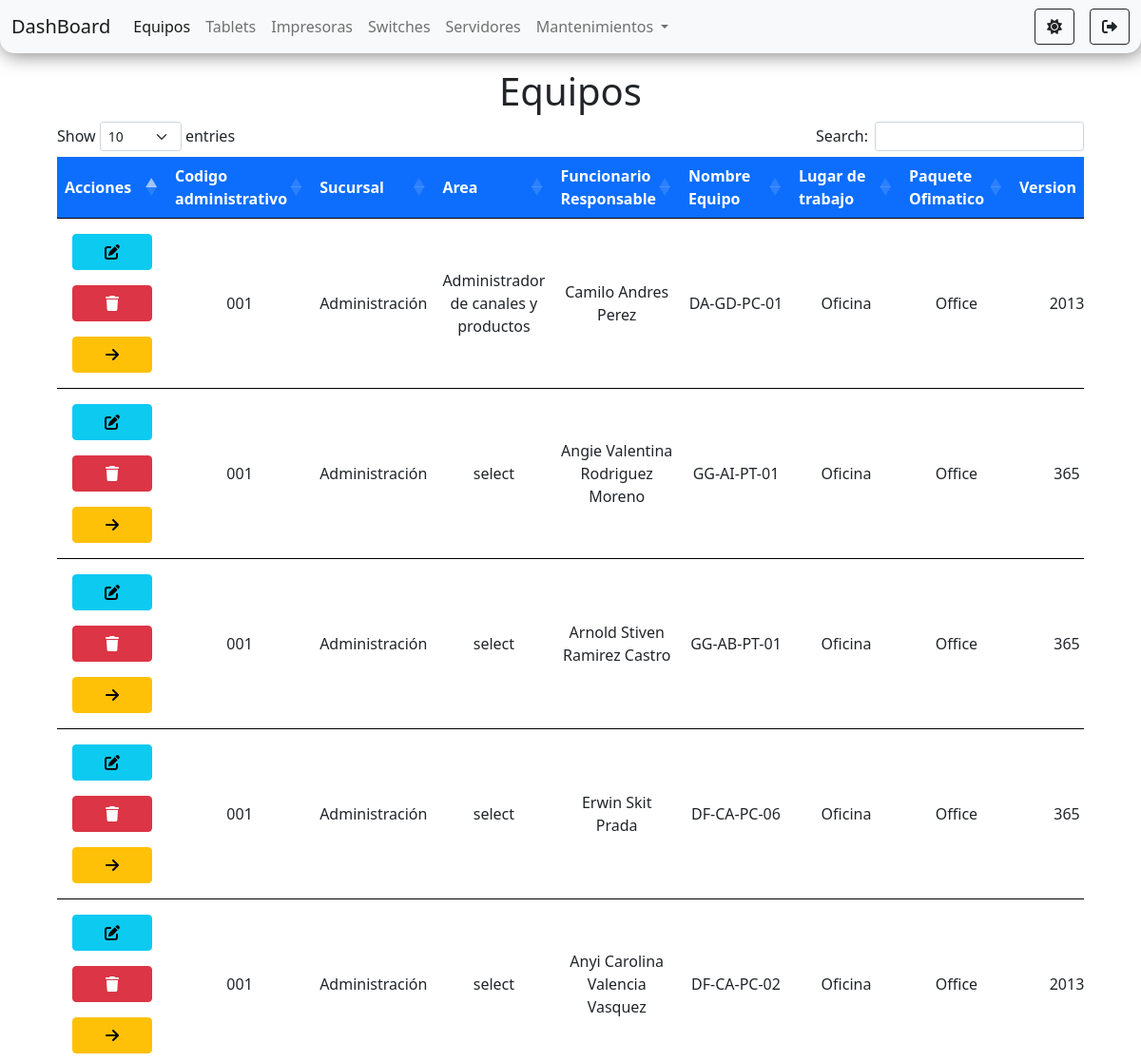
/pages/equipos/equipos1.php (signed in, upper part), run on an earlier commit of the app's database.
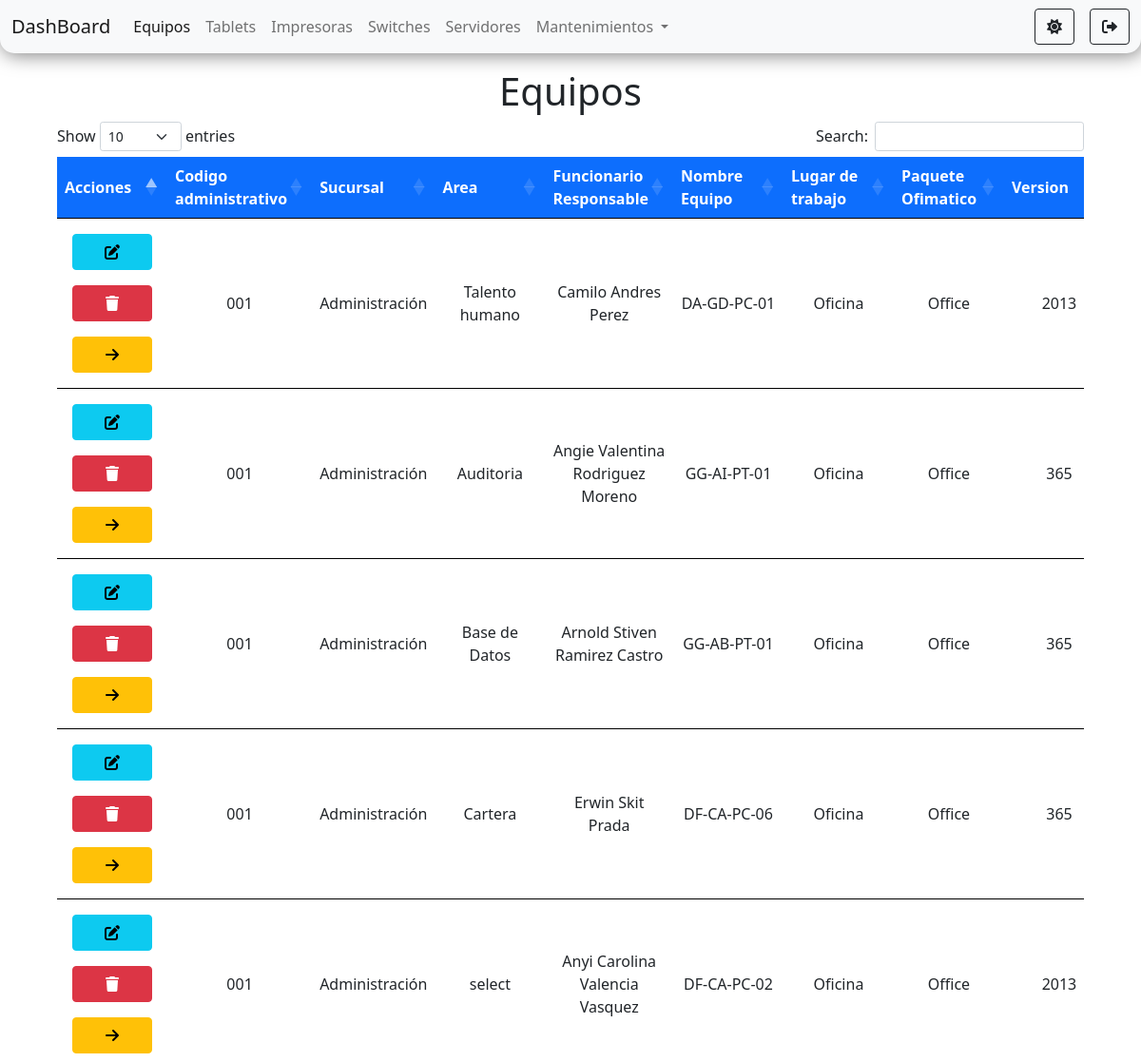
And on a later commit of the database.
### tables this page shows
CREATE TABLE `equipos` (
  `id` int(11) NOT NULL,
  `codigo_administrativo` varchar(11) DEFAULT NULL,
  `sucursal` varchar(50) DEFAULT 'select',
  `area` varchar(50) DEFAULT 'select',
  `funcionario_responsable` varchar(50) DEFAULT NULL,
  `nombre_equipo` varchar(20) DEFAULT NULL,
  `lugar_de_trabajo` varchar(10) DEFAULT NULL,
  `paquete_ofimatico` varchar(10) DEFAULT NULL,
  `version_office` varchar(5) DEFAULT NULL,
  `novedades` varchar(100) DEFAULT NULL,
  `tipo_equipo` varchar(15) DEFAULT 'select',
  `marca` varchar(100) DEFAULT 'select',
  `modelo` varchar(100) DEFAULT NULL,
  `serial` varchar(100) DEFAULT NULL,
  `fecha_fabricacion` date DEFAULT NULL,
  `procesador` varchar(100) DEFAULT 'select',
  `generacion_procesador` varchar(100) DEFAULT NULL,
  `nucleos` int(11) DEFAULT NULL,
  `velocidad_mz` int(11) DEFAULT NULL,
  `ram_gb` int(11) DEFAULT NULL,
  `tipo_memoria` varchar(100) DEFAULT 'select',
  `adaptador_multimedia` varchar(100) DEFAULT NULL,
  `adaptador_video` varchar(100) DEFAULT NULL,
  `marca_disco_duro` varchar(100) DEFAULT 'select',
  `capacidad_disco` varchar(100) DEFAULT NULL,
  `tipo_disco` varchar(100) DEFAULT 'select',
  `red_ethernet` varchar(100) DEFAULT NULL,
  `ip` varchar(100) DEFAULT NULL,
  `mac_ethernet` varchar(100) DEFAULT NULL,
  `red_wifi` varchar(100) DEFAULT NULL,
  `mac` varchar(100) DEFAULT NULL,
  `marca_monitor` varchar(100) DEFAULT NULL,
  `tipo_monitor` varchar(100) DEFAULT NULL,
  `serial_monitor` varchar(100) DEFAULT NULL,
  `modelo_monitor` varchar(100) DEFAULT NULL,
  `pulgadas` varchar(60) DEFAULT NULL,
  `cables_poder` int(60) DEFAULT NULL,
  `vga` int(60) DEFAULT NULL,
  `pass_core` int(60) DEFAULT NULL,
  `bateria` varchar(100) DEFAULT NULL,
  `carga_electrica` varchar(100) DEFAULT NULL,
  `cargador` varchar(100) DEFAULT NULL,
  `voltaje` varchar(100) DEFAULT NULL,
  `salida_plug` varchar(100) DEFAULT NULL,
  `os` varchar(100) DEFAULT NULL,
  `bit` int(11) DEFAULT NULL,
  `licencia` varchar(100) DEFAULT NULL,
  `repotencializado` varchar(100) DEFAULT NULL
);

### pages/equipos/equipos1.php (the view, shortened to what the changed rows need)
<?php
    require_once("../../connection/connection.php");
    $sql = "SELECT * FROM equipos";
    $result = $connection->query($sql);
?>
<!doctype html>
<html lang="es">
<head>
    <link rel="stylesheet" href="https://cdnjs.cloudflare.com/ajax/libs/font-awesome/6.0.0-beta2/css/all.min.css"
 />
    <link href="https://cdn.jsdelivr.net/npm/bootstrap@5.1.2/dist/css/bootstrap.min.css" rel="stylesheet"
>
    <link rel="stylesheet" href="https://cdn.datatables.net/1.11.3/css/dataTables.bootstrap5.min.css">
    <link rel="stylesheet" href="../../styles/styles.css">
</head>
<body id="body">
    <div class="container-fluid d-flex flex-column align-items-center mt-3">
        <h1>Equipos</h1>
        <div class="tabla">
            <table id="equipos" class="table  text-center mt-4">
                <thead>
                    <tr class="bg-primary text-white">
                        <th scope="col">Acciones</th>
                        <th scope="col">Codigo administrativo</th>
                        <th scope="col">Sucursal</th>
                        <th scope="col">Area</th>
                        <th scope="col">Funcionario Responsable</th>
                        <th scope="col">Nombre Equipo</th>
                        <th scope="col">Lugar de trabajo</th>
                        <th scope="col">Paquete Ofimatico</th>
                        <th scope="col">Version</th>
                    </tr>
                </thead>
                <tbody>
                    <?php
                        if($result ->num_rows>0){
                            while($row = $result ->fetch_assoc()){
                    ?>
                    <tr id="tr<?php echo $row['id']  ?>">
                        <td class="d-flex flex-column justify-content-beetwen">
                            <a href="./edid.php?id=<?php echo $row['id']?>" class="btn btn-info m-2" title="editar"><i
                                    class="fas fa-edit"></i></a>
                            <a onclick="confirmar('<?php echo $row['id']?>', 'equipos')" class="btn btn-danger m-2"
                                title="eliminar"><i class="fas fa-trash"></i></a>
                            <a onclick="select('<?php echo $row['id'] ?>')" class="btn btn-warning m-2"
                                title="seleccionar"><i class="fas fa-arrow-right"></i></a>
                        </td>
                        <td><?php echo $row['codigo_administrativo']  ?></td>
                        <td><?php echo $row['sucursal'] ?></td>
                        <td><?php echo $row['area'] ?></td>
                        <td><?php echo $row['funcionario_responsable']?></td>
                        <td><?php echo $row['nombre_equipo']?></td>
                        <td><?php echo $row['lugar_de_trabajo']?></td>
                        <td><?php echo $row['paquete_ofimatico']?></td>
                        <td><?php echo $row['version_office']?></td>
                    </tr>
                    <?php }} ?>
                </tbody>
            </table>
        </div>
    </div>
</body>
</html>

What changed in the data, as far as the page shows it:
changed equipos "Camilo Andres Perez": area "Administrador de canales y productos" → "Talento humano"
changed equipos "Angie Valentina Rodriguez Moreno": area "select" → "Auditoria"
changed equipos "Arnold Stiven Ramirez Castro": area "select" → "Base de Datos"
changed equipos "Erwin Skit Prada": area "select" → "Cartera"
